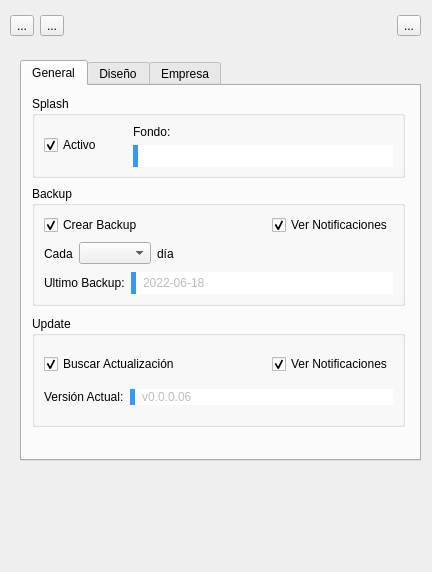
<?xml version="1.0" encoding="UTF-8"?>
<ui version="4.0">
 <class>MainWindow</class>
 <widget class="QMainWindow" name="MainWindow">
  <property name="geometry">
   <rect>
    <x>0</x>
    <y>0</y>
    <width>432</width>
    <height>572</height>
   </rect>
  </property>
  <property name="windowTitle">
   <string>Settings</string>
  </property>
  <property name="windowIcon">
   <iconset resource="../resource.qrc">
    <normaloff>:/Icons/png/icons8-services-100.png</normaloff>:/Icons/png/icons8-services-100.png</iconset>
  </property>
  <widget class="QWidget" name="centralwidget">
   <widget class="QWidget" name="horizontalLayoutWidget">
    <property name="geometry">
     <rect>
      <x>10</x>
      <y>10</y>
      <width>411</width>
      <height>31</height>
     </rect>
    </property>
    <layout class="QHBoxLayout" name="horizontalLayout">
     <item>
      <widget class="QToolButton" name="toolButton">
       <property name="text">
        <string>...</string>
       </property>
       <property name="icon">
        <iconset resource="../resource.qrc">
         <normaloff>:/Icons/png/icons8-database-restore-100.png</normaloff>:/Icons/png/icons8-database-restore-100.png</iconset>
       </property>
       <property name="iconSize">
        <size>
         <width>20</width>
         <height>20</height>
        </size>
       </property>
      </widget>
     </item>
     <item>
      <widget class="QToolButton" name="toolButton_2">
       <property name="text">
        <string>...</string>
       </property>
       <property name="icon">
        <iconset resource="../resource.qrc">
         <normaloff>:/Icons/png/icons8-database-export-100.png</normaloff>:/Icons/png/icons8-database-export-100.png</iconset>
       </property>
       <property name="iconSize">
        <size>
         <width>20</width>
         <height>20</height>
        </size>
       </property>
      </widget>
     </item>
     <item>
      <spacer name="horizontalSpacer">
       <property name="orientation">
        <enum>Qt::Horizontal</enum>
       </property>
       <property name="sizeHint" stdset="0">
        <size>
         <width>40</width>
         <height>20</height>
        </size>
       </property>
      </spacer>
     </item>
     <item>
      <widget class="QToolButton" name="toolButton_3">
       <property name="text">
        <string>...</string>
       </property>
       <property name="icon">
        <iconset resource="../resource.qrc">
         <normaloff>:/Icons/png/icons8-replace-100.png</normaloff>:/Icons/png/icons8-replace-100.png</iconset>
       </property>
       <property name="iconSize">
        <size>
         <width>20</width>
         <height>20</height>
        </size>
       </property>
      </widget>
     </item>
    </layout>
   </widget>
   <widget class="QTabWidget" name="tabWidget">
    <property name="geometry">
     <rect>
      <x>20</x>
      <y>60</y>
      <width>401</width>
      <height>401</height>
     </rect>
    </property>
    <property name="currentIndex">
     <number>0</number>
    </property>
    <widget class="QWidget" name="tab">
     <attribute name="icon">
      <iconset resource="../resource.qrc">
       <normaloff>:/Icons/png/icons8-administrative-tools-100.png</normaloff>:/Icons/png/icons8-administrative-tools-100.png</iconset>
     </attribute>
     <attribute name="title">
      <string>General</string>
     </attribute>
     <widget class="QGroupBox" name="boxSplash">
      <property name="geometry">
       <rect>
        <x>10</x>
        <y>10</y>
        <width>373</width>
        <height>82</height>
       </rect>
      </property>
      <property name="title">
       <string>Splash</string>
      </property>
      <layout class="QHBoxLayout" name="horizontalLayout_2">
       <item>
        <widget class="QCheckBox" name="chkSplash">
         <property name="text">
          <string>Activo</string>
         </property>
         <property name="checked">
          <bool>true</bool>
         </property>
        </widget>
       </item>
       <item>
        <spacer name="horizontalSpacer_2">
         <property name="orientation">
          <enum>Qt::Horizontal</enum>
         </property>
         <property name="sizeType">
          <enum>QSizePolicy::Preferred</enum>
         </property>
         <property name="sizeHint" stdset="0">
          <size>
           <width>25</width>
           <height>20</height>
          </size>
         </property>
        </spacer>
       </item>
       <item>
        <layout class="QFormLayout" name="formLayout_3">
         <property name="rowWrapPolicy">
          <enum>QFormLayout::WrapAllRows</enum>
         </property>
         <item row="0" column="0">
          <widget class="QLabel" name="fondoLabel">
           <property name="text">
            <string>Fondo:</string>
           </property>
          </widget>
         </item>
         <item row="0" column="1">
          <widget class="QLineEdit" name="fondoLineEdit">
           <property name="minimumSize">
            <size>
             <width>0</width>
             <height>22</height>
            </size>
           </property>
           <property name="styleSheet">
            <string notr="true">border: none;
border-left: 5px solid;
border-left-color: qlineargradient(spread:pad, x1:0, y1:0, x2:1, y2:0, stop:1 rgba(7, 126, 246, 205));
padding-left: 5px;
</string>
           </property>
           <property name="clearButtonEnabled">
            <bool>true</bool>
           </property>
          </widget>
         </item>
        </layout>
       </item>
      </layout>
     </widget>
     <widget class="QGroupBox" name="boxUpdate_2">
      <property name="geometry">
       <rect>
        <x>10</x>
        <y>100</y>
        <width>373</width>
        <height>120</height>
       </rect>
      </property>
      <property name="title">
       <string>Backup</string>
      </property>
      <layout class="QGridLayout" name="gridLayout">
       <item row="0" column="0">
        <layout class="QVBoxLayout" name="verticalLayout">
         <item>
          <layout class="QHBoxLayout" name="horizontalLayout_5">
           <item>
            <widget class="QCheckBox" name="chkOkBkp">
             <property name="text">
              <string>Crear Backup</string>
             </property>
             <property name="checked">
              <bool>true</bool>
             </property>
            </widget>
           </item>
           <item>
            <spacer name="horizontalSpacer_5">
             <property name="orientation">
              <enum>Qt::Horizontal</enum>
             </property>
             <property name="sizeHint" stdset="0">
              <size>
               <width>40</width>
               <height>20</height>
              </size>
             </property>
            </spacer>
           </item>
           <item>
            <widget class="QCheckBox" name="chkNotyBkp">
             <property name="text">
              <string>Ver Notificaciones</string>
             </property>
             <property name="checked">
              <bool>true</bool>
             </property>
            </widget>
           </item>
          </layout>
         </item>
         <item>
          <layout class="QHBoxLayout" name="horizontalLayout_3">
           <item>
            <widget class="QLabel" name="diaLabel">
             <property name="text">
              <string>Cada</string>
             </property>
            </widget>
           </item>
           <item>
            <widget class="QComboBox" name="cmbDayBkp"/>
           </item>
           <item>
            <widget class="QLabel" name="label">
             <property name="text">
              <string>día</string>
             </property>
            </widget>
           </item>
           <item>
            <spacer name="horizontalSpacer_3">
             <property name="orientation">
              <enum>Qt::Horizontal</enum>
             </property>
             <property name="sizeHint" stdset="0">
              <size>
               <width>40</width>
               <height>20</height>
              </size>
             </property>
            </spacer>
           </item>
          </layout>
         </item>
         <item>
          <layout class="QHBoxLayout" name="horizontalLayout_11">
           <item>
            <widget class="QLabel" name="label_6">
             <property name="text">
              <string>Ultimo Backup:</string>
             </property>
            </widget>
           </item>
           <item>
            <widget class="QLineEdit" name="timeBackup">
             <property name="enabled">
              <bool>false</bool>
             </property>
             <property name="minimumSize">
              <size>
               <width>0</width>
               <height>22</height>
              </size>
             </property>
             <property name="styleSheet">
              <string notr="true">border: none;
border-left: 5px solid;
border-left-color: qlineargradient(spread:pad, x1:0, y1:0, x2:1, y2:0, stop:1 rgba(7, 126, 246, 205));
padding-left: 5px;
</string>
             </property>
             <property name="text">
              <string>2022-06-18</string>
             </property>
            </widget>
           </item>
          </layout>
         </item>
        </layout>
       </item>
      </layout>
     </widget>
     <widget class="QGroupBox" name="boxUpdate">
      <property name="geometry">
       <rect>
        <x>10</x>
        <y>230</y>
        <width>373</width>
        <height>111</height>
       </rect>
      </property>
      <property name="title">
       <string>Update</string>
      </property>
      <layout class="QHBoxLayout" name="horizontalLayout_4">
       <item>
        <layout class="QVBoxLayout" name="verticalLayout_2">
         <item>
          <layout class="QHBoxLayout" name="horizontalLayout_9">
           <item>
            <widget class="QCheckBox" name="chkUpdate">
             <property name="text">
              <string>Buscar Actualización</string>
             </property>
             <property name="checked">
              <bool>true</bool>
             </property>
            </widget>
           </item>
           <item>
            <spacer name="horizontalSpacer_4">
             <property name="orientation">
              <enum>Qt::Horizontal</enum>
             </property>
             <property name="sizeHint" stdset="0">
              <size>
               <width>40</width>
               <height>20</height>
              </size>
             </property>
            </spacer>
           </item>
           <item>
            <widget class="QCheckBox" name="chkNotyUpdate">
             <property name="text">
              <string>Ver Notificaciones</string>
             </property>
             <property name="checked">
              <bool>true</bool>
             </property>
            </widget>
           </item>
          </layout>
         </item>
         <item>
          <layout class="QHBoxLayout" name="horizontalLayout_6">
           <item>
            <widget class="QLabel" name="label_7">
             <property name="text">
              <string>Versión Actual:</string>
             </property>
            </widget>
           </item>
           <item>
            <widget class="QLineEdit" name="lineEdit">
             <property name="enabled">
              <bool>false</bool>
             </property>
             <property name="styleSheet">
              <string notr="true">border: none;
border-left: 5px solid;
border-left-color: qlineargradient(spread:pad, x1:0, y1:0, x2:1, y2:0, stop:1 rgba(7, 126, 246, 205));
padding-left: 5px;
</string>
             </property>
             <property name="text">
              <string>v0.0.0.06</string>
             </property>
             <property name="cursorPosition">
              <number>9</number>
             </property>
            </widget>
           </item>
          </layout>
         </item>
        </layout>
       </item>
      </layout>
     </widget>
    </widget>
    <widget class="QWidget" name="tab_2">
     <attribute name="icon">
      <iconset resource="../resource.qrc">
       <normaloff>:/Icons/png/icons8-color-wheel-2-100.png</normaloff>:/Icons/png/icons8-color-wheel-2-100.png</iconset>
     </attribute>
     <attribute name="title">
      <string>Diseño</string>
     </attribute>
     <widget class="QGroupBox" name="boxFont">
      <property name="geometry">
       <rect>
        <x>10</x>
        <y>10</y>
        <width>373</width>
        <height>58</height>
       </rect>
      </property>
      <property name="title">
       <string>Tipografía</string>
      </property>
      <layout class="QHBoxLayout" name="horizontalLayout_7">
       <item>
        <widget class="QLabel" name="label_2">
         <property name="text">
          <string>Letra:</string>
         </property>
        </widget>
       </item>
       <item>
        <widget class="QFontComboBox" name="cmbFont"/>
       </item>
       <item>
        <spacer name="horizontalSpacer_7">
         <property name="orientation">
          <enum>Qt::Horizontal</enum>
         </property>
         <property name="sizeHint" stdset="0">
          <size>
           <width>40</width>
           <height>20</height>
          </size>
         </property>
        </spacer>
       </item>
       <item>
        <widget class="QLabel" name="label_3">
         <property name="text">
          <string>Tamaño:</string>
         </property>
        </widget>
       </item>
       <item>
        <widget class="QComboBox" name="cmbSize">
         <item>
          <property name="text">
           <string>8</string>
          </property>
         </item>
         <item>
          <property name="text">
           <string>9</string>
          </property>
         </item>
         <item>
          <property name="text">
           <string>10</string>
          </property>
         </item>
         <item>
          <property name="text">
           <string>11</string>
          </property>
         </item>
         <item>
          <property name="text">
           <string>12</string>
          </property>
         </item>
        </widget>
       </item>
       <item>
        <spacer name="horizontalSpacer_6">
         <property name="orientation">
          <enum>Qt::Horizontal</enum>
         </property>
         <property name="sizeType">
          <enum>QSizePolicy::Preferred</enum>
         </property>
         <property name="sizeHint" stdset="0">
          <size>
           <width>11</width>
           <height>20</height>
          </size>
         </property>
        </spacer>
       </item>
      </layout>
     </widget>
     <widget class="QGroupBox" name="boxSkin">
      <property name="geometry">
       <rect>
        <x>10</x>
        <y>80</y>
        <width>373</width>
        <height>58</height>
       </rect>
      </property>
      <property name="title">
       <string>Theme</string>
      </property>
      <layout class="QHBoxLayout" name="horizontalLayout_8">
       <item>
        <widget class="QLabel" name="label_4">
         <property name="text">
          <string>Color:</string>
         </property>
        </widget>
       </item>
       <item>
        <widget class="QComboBox" name="cmbColor">
         <item>
          <property name="text">
           <string>light</string>
          </property>
         </item>
         <item>
          <property name="text">
           <string>dark</string>
          </property>
         </item>
        </widget>
       </item>
       <item>
        <spacer name="horizontalSpacer_8">
         <property name="orientation">
          <enum>Qt::Horizontal</enum>
         </property>
         <property name="sizeHint" stdset="0">
          <size>
           <width>40</width>
           <height>20</height>
          </size>
         </property>
        </spacer>
       </item>
       <item>
        <widget class="QLabel" name="label_5">
         <property name="text">
          <string>Estilo:</string>
         </property>
        </widget>
       </item>
       <item>
        <widget class="QComboBox" name="cmbDesign">
         <item>
          <property name="text">
           <string>Windows</string>
          </property>
         </item>
         <item>
          <property name="text">
           <string>Fusion</string>
          </property>
         </item>
        </widget>
       </item>
       <item>
        <spacer name="horizontalSpacer_9">
         <property name="orientation">
          <enum>Qt::Horizontal</enum>
         </property>
         <property name="sizeType">
          <enum>QSizePolicy::Preferred</enum>
         </property>
         <property name="sizeHint" stdset="0">
          <size>
           <width>10</width>
           <height>20</height>
          </size>
         </property>
        </spacer>
       </item>
      </layout>
     </widget>
    </widget>
    <widget class="QWidget" name="tab_3">
     <attribute name="icon">
      <iconset resource="../resource.qrc">
       <normaloff>:/Icons/png/icons8-shop-100.png</normaloff>:/Icons/png/icons8-shop-100.png</iconset>
     </attribute>
     <attribute name="title">
      <string>Empresa</string>
     </attribute>
     <widget class="QLabel" name="label_8">
      <property name="geometry">
       <rect>
        <x>20</x>
        <y>20</y>
        <width>100</width>
        <height>100</height>
       </rect>
      </property>
      <property name="minimumSize">
       <size>
        <width>100</width>
        <height>100</height>
       </size>
      </property>
      <property name="maximumSize">
       <size>
        <width>100</width>
        <height>100</height>
       </size>
      </property>
      <property name="frameShape">
       <enum>QFrame::Box</enum>
      </property>
      <property name="text">
       <string/>
      </property>
      <property name="pixmap">
       <pixmap resource="../resource.qrc">:/Icons/png/icons8-photo-editor-100.png</pixmap>
      </property>
      <property name="scaledContents">
       <bool>true</bool>
      </property>
      <property name="wordWrap">
       <bool>false</bool>
      </property>
     </widget>
     <widget class="QToolButton" name="toolButton_4">
      <property name="geometry">
       <rect>
        <x>20</x>
        <y>130</y>
        <width>101</width>
        <height>21</height>
       </rect>
      </property>
      <property name="text">
       <string>Buscar</string>
      </property>
      <property name="icon">
       <iconset resource="../resource.qrc">
        <normaloff>:/Icons/png/icons8-edit-image-100.png</normaloff>:/Icons/png/icons8-edit-image-100.png</iconset>
      </property>
      <property name="iconSize">
       <size>
        <width>20</width>
        <height>20</height>
       </size>
      </property>
      <property name="toolButtonStyle">
       <enum>Qt::ToolButtonTextBesideIcon</enum>
      </property>
      <property name="autoRaise">
       <bool>false</bool>
      </property>
     </widget>
     <widget class="QWidget" name="formLayoutWidget">
      <property name="geometry">
       <rect>
        <x>150</x>
        <y>20</y>
        <width>193</width>
        <height>101</height>
       </rect>
      </property>
      <layout class="QFormLayout" name="formLayout">
       <item row="0" column="0">
        <widget class="QLabel" name="nombreLabel">
         <property name="text">
          <string>Nombre</string>
         </property>
        </widget>
       </item>
       <item row="0" column="1">
        <widget class="QLineEdit" name="nombreLineEdit"/>
       </item>
       <item row="1" column="0">
        <widget class="QLabel" name="direcciNLabel">
         <property name="text">
          <string>Dirección</string>
         </property>
        </widget>
       </item>
       <item row="1" column="1">
        <widget class="QLineEdit" name="direcciNLineEdit"/>
       </item>
       <item row="2" column="0">
        <widget class="QLabel" name="telFonoLabel">
         <property name="text">
          <string>Teléfono:</string>
         </property>
        </widget>
       </item>
       <item row="2" column="1">
        <widget class="QLineEdit" name="telFonoLineEdit"/>
       </item>
      </layout>
     </widget>
     <widget class="QTabWidget" name="tabWidget_2">
      <property name="geometry">
       <rect>
        <x>10</x>
        <y>170</y>
        <width>381</width>
        <height>191</height>
       </rect>
      </property>
      <widget class="QWidget" name="tab_4">
       <attribute name="icon">
        <iconset resource="../resource.qrc">
         <normaloff>:/Icons/png/icons8-check-100.png</normaloff>:/Icons/png/icons8-check-100.png</iconset>
       </attribute>
       <attribute name="title">
        <string>Ticket</string>
       </attribute>
      </widget>
      <widget class="QWidget" name="tab_5">
       <attribute name="title">
        <string>Tab 2</string>
       </attribute>
      </widget>
     </widget>
    </widget>
   </widget>
  </widget>
 </widget>
 <resources>
  <include location="../resource.qrc"/>
 </resources>
 <connections/>
</ui>
